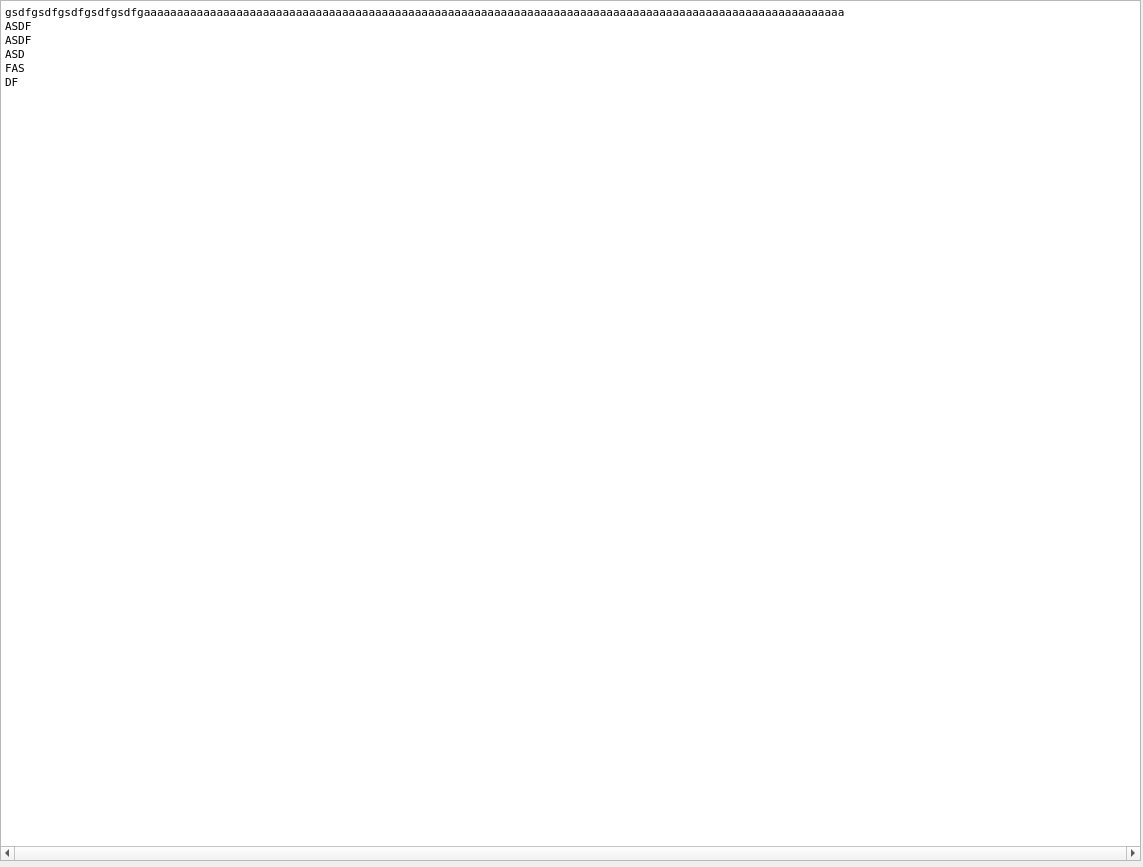
<?xml version="1.0" encoding="UTF-8"?>
<ui version="4.0">
 <class>Form</class>
 <widget class="QWidget" name="Form">
  <property name="geometry">
   <rect>
    <x>0</x>
    <y>0</y>
    <width>1143</width>
    <height>867</height>
   </rect>
  </property>
  <property name="windowTitle">
   <string>Form</string>
  </property>
  <widget class="QMemoryTextBox" name="memory_text">
   <property name="geometry">
    <rect>
     <x>0</x>
     <y>0</y>
     <width>1141</width>
     <height>861</height>
    </rect>
   </property>
   <property name="font">
    <font>
     <family>Fixedsys</family>
    </font>
   </property>
   <property name="acceptDrops">
    <bool>true</bool>
   </property>
   <property name="lineWidth">
    <number>1</number>
   </property>
   <property name="verticalScrollBarPolicy">
    <enum>Qt::ScrollBarAlwaysOff</enum>
   </property>
   <property name="horizontalScrollBarPolicy">
    <enum>Qt::ScrollBarAlwaysOn</enum>
   </property>
   <property name="undoRedoEnabled">
    <bool>false</bool>
   </property>
   <property name="lineWrapMode">
    <enum>QTextEdit::NoWrap</enum>
   </property>
   <property name="readOnly">
    <bool>true</bool>
   </property>
   <property name="html">
    <string>&lt;!DOCTYPE HTML PUBLIC &quot;-//W3C//DTD HTML 4.0//EN&quot; &quot;http://www.w3.org/TR/REC-html40/strict.dtd&quot;&gt;
&lt;html&gt;&lt;head&gt;&lt;meta name=&quot;qrichtext&quot; content=&quot;1&quot; /&gt;&lt;style type=&quot;text/css&quot;&gt;
p, li { white-space: pre-wrap; }
&lt;/style&gt;&lt;/head&gt;&lt;body style=&quot; font-family:'Fixedsys'; font-size:8.25pt; font-weight:400; font-style:normal;&quot;&gt;
&lt;p style=&quot; margin-top:0px; margin-bottom:0px; margin-left:0px; margin-right:0px; -qt-block-indent:0; text-indent:0px;&quot;&gt;&lt;span style=&quot; font-family:'MS Shell Dlg 2'; font-size:8pt;&quot;&gt;gsdfgsdfgsdfgsdfgsdfgaaaaaaaaaaaaaaaaaaaaaaaaaaaaaaaaaaaaaaaaaaaaaaaaaaaaaaaaaaaaaaaaaaaaaaaaaaaaaaaaaaaaaaaaaaaaaaaaaaaaaaaaaa&lt;/span&gt;&lt;/p&gt;
&lt;p style=&quot; margin-top:0px; margin-bottom:0px; margin-left:0px; margin-right:0px; -qt-block-indent:0; text-indent:0px;&quot;&gt;&lt;span style=&quot; font-family:'MS Shell Dlg 2'; font-size:8pt;&quot;&gt;ASDF&lt;/span&gt;&lt;/p&gt;
&lt;p style=&quot; margin-top:0px; margin-bottom:0px; margin-left:0px; margin-right:0px; -qt-block-indent:0; text-indent:0px;&quot;&gt;&lt;span style=&quot; font-family:'MS Shell Dlg 2'; font-size:8pt;&quot;&gt;ASDF&lt;/span&gt;&lt;/p&gt;
&lt;p style=&quot; margin-top:0px; margin-bottom:0px; margin-left:0px; margin-right:0px; -qt-block-indent:0; text-indent:0px;&quot;&gt;&lt;span style=&quot; font-family:'MS Shell Dlg 2'; font-size:8pt;&quot;&gt;ASD&lt;/span&gt;&lt;/p&gt;
&lt;p style=&quot; margin-top:0px; margin-bottom:0px; margin-left:0px; margin-right:0px; -qt-block-indent:0; text-indent:0px;&quot;&gt;&lt;span style=&quot; font-family:'MS Shell Dlg 2'; font-size:8pt;&quot;&gt;FAS&lt;/span&gt;&lt;/p&gt;
&lt;p style=&quot; margin-top:0px; margin-bottom:0px; margin-left:0px; margin-right:0px; -qt-block-indent:0; text-indent:0px;&quot;&gt;&lt;span style=&quot; font-family:'MS Shell Dlg 2'; font-size:8pt;&quot;&gt;DF&lt;/span&gt;&lt;/p&gt;&lt;/body&gt;&lt;/html&gt;</string>
   </property>
   <property name="textInteractionFlags">
    <set>Qt::TextSelectableByKeyboard|Qt::TextSelectableByMouse</set>
   </property>
  </widget>
 </widget>
 <customwidgets>
  <customwidget>
   <class>QMemoryTextBox</class>
   <extends>QTextEdit</extends>
   <header>qmemorytextbox.h</header>
  </customwidget>
 </customwidgets>
 <resources/>
 <connections/>
</ui>
